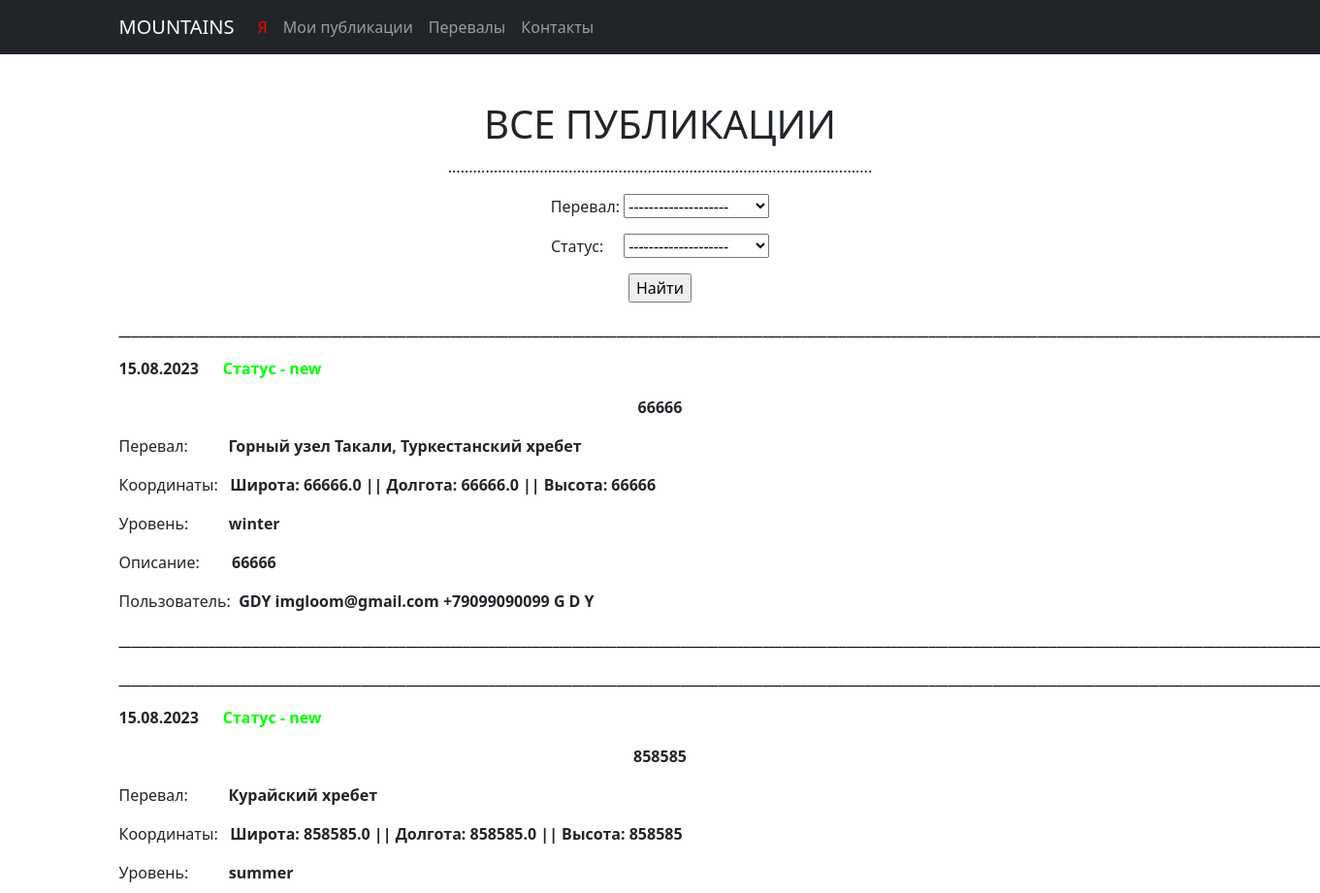
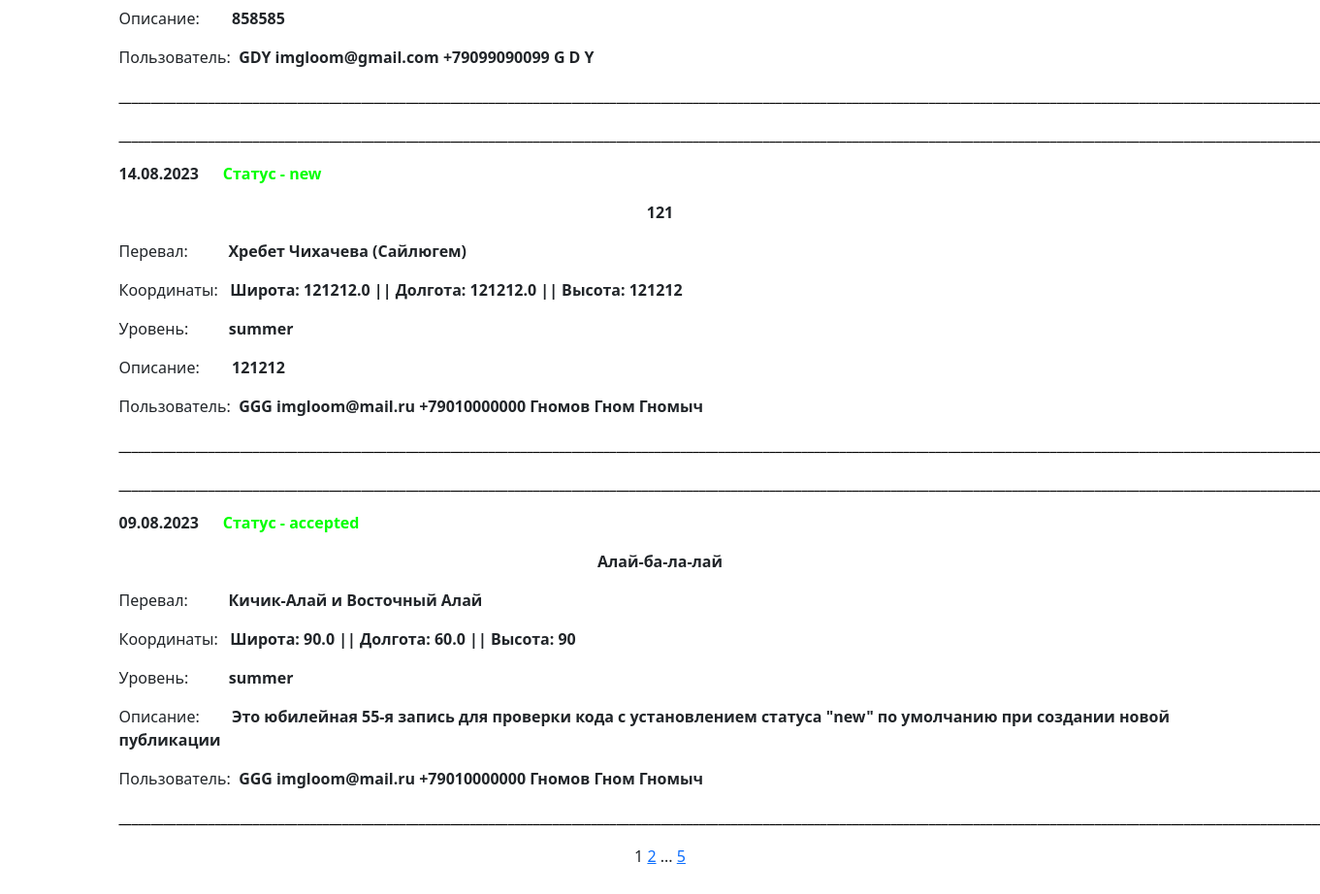
/mountains/, run on an earlier commit of the app's database (2 pictures, top to bottom).
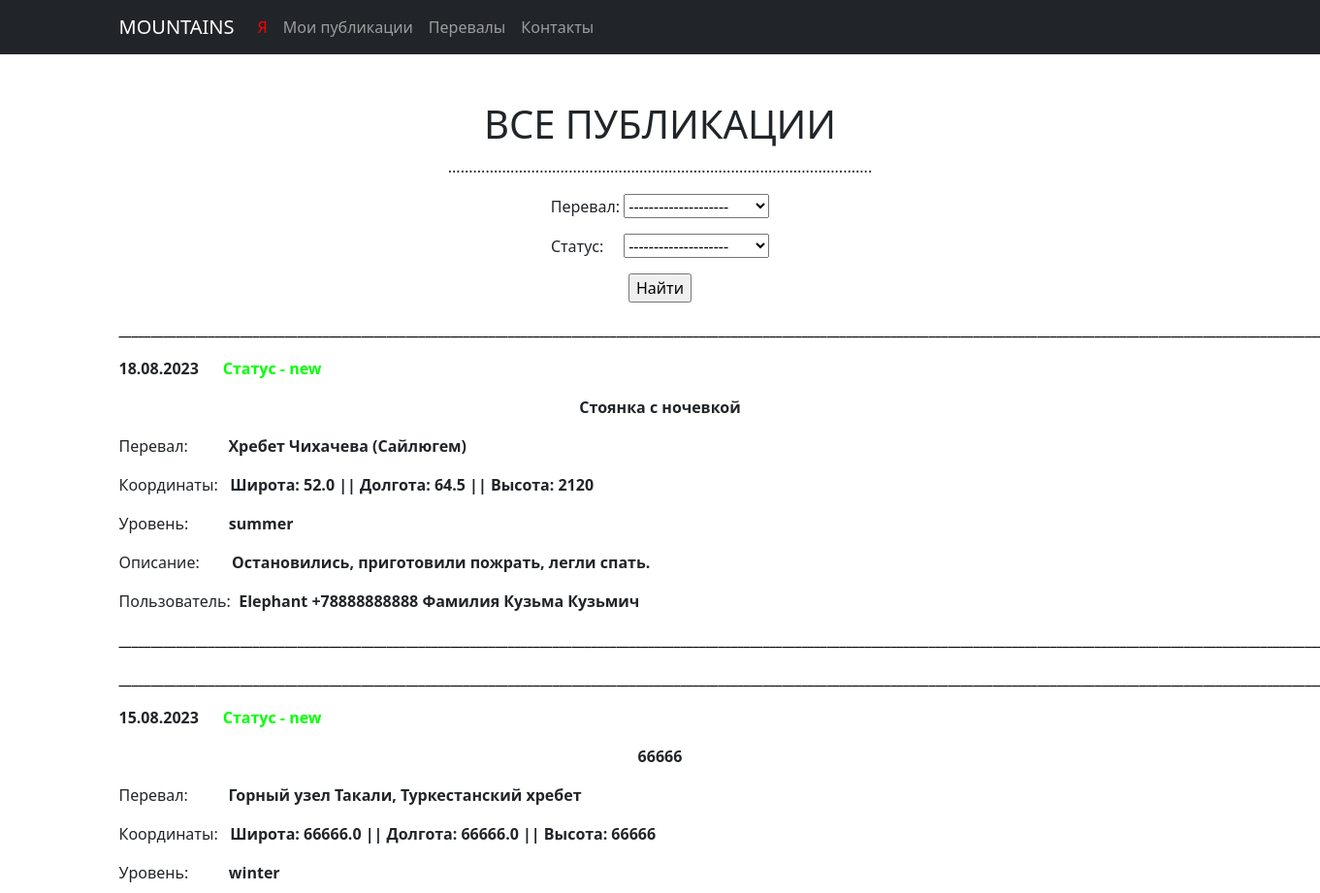
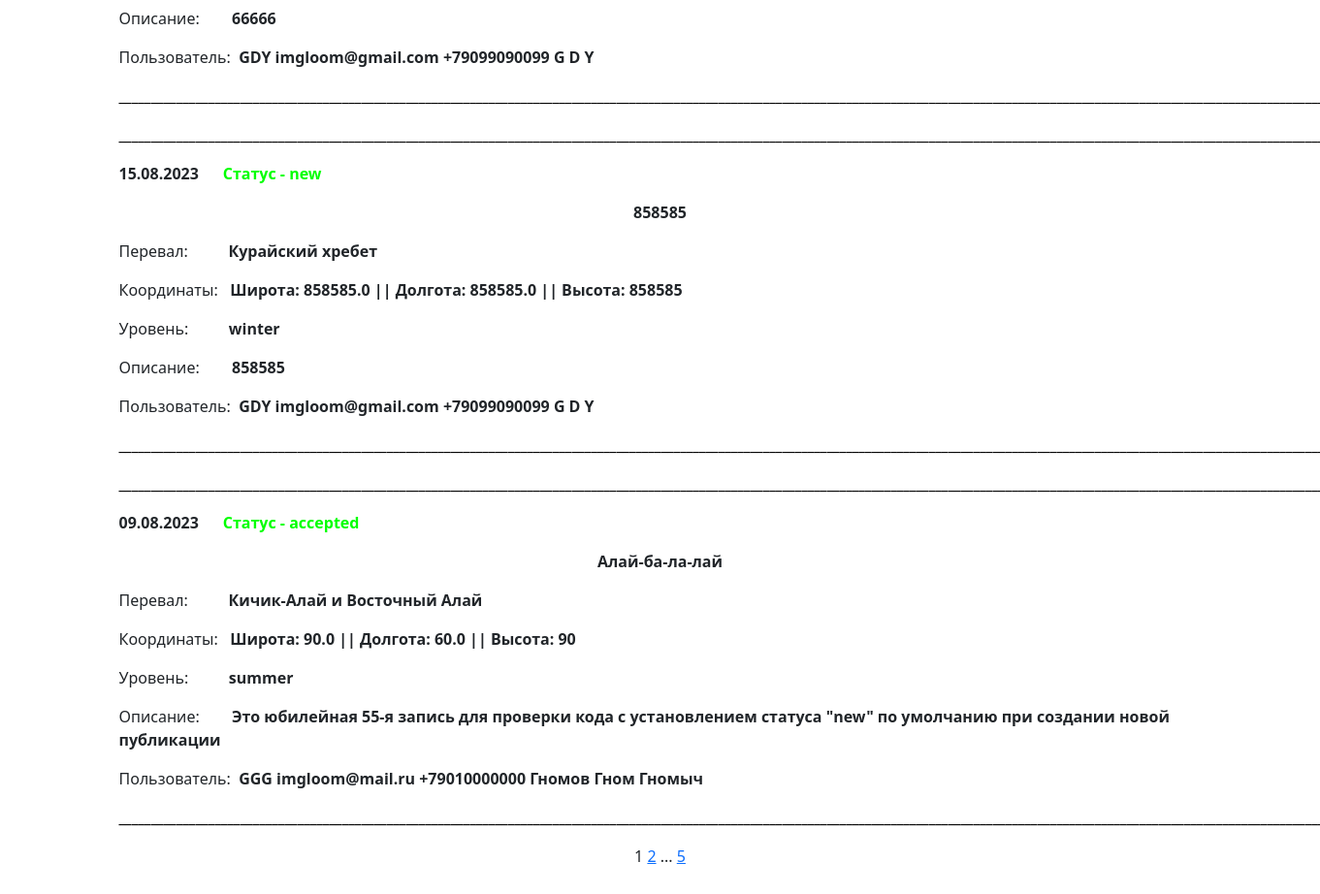
And on a later commit of the database (2 pictures, top to bottom).
### Point/models.py (models this page shows, shortened)
class Point(models.Model):
    pereval = models.ManyToManyField('Pereval', through = 'PointPereval', related_name='point')     # Связь с перевалами
    title = models.CharField(max_length=50)                                                         # Поле для заголовка
    description = models.TextField()                                                                 # Поле для описания
    coords = models.OneToOneField(Coords, on_delete=models.CASCADE)                # Поле с географическими координатами
    level = models.ManyToManyField('Level', through = 'PointLevel', related_name='point')   # Связь с уровнями сложности
    photo = models.ImageField(upload_to='photos/', null=True, blank=True)           # Определяем поле для вложений(фото)
    user = models.ForeignKey('Users', on_delete=models.CASCADE)                 # Связь «один ко многим» с моделью Users
    add_time = models.DateTimeField(auto_now_add=True)                                                # Время публикации
    status = models.ManyToManyField('Status', through = 'PointStatus', related_name='point')        # Связь со статусами

class Status(models.Model):
    NEW = 'new'
    PEN = 'pending'
    ACC = 'accepted'
    REJ = 'rejected'
    POSITION = [
        (NEW, 'new'),
        (PEN, 'pending'),
        (ACC, 'accepted'),
        (REJ, 'rejected'),
    ]
    name_status = models.CharField(max_length=20, choices = POSITION, default = NEW, unique=False)
    def __str__(self):
        return self.name_status

class Pereval(models.Model):
    PE = 'Планета Земля'
    PA = 'Памиро-Алай'
    A = 'Алтай'
    NSR = 'Северо-Чуйский хребет'
    SCR = 'Южно-Чуйский хребет'
    KR = 'Катунский хребет'
    FM = 'Фанские горы'
    HR = 'Гиссарский хребет (участок западнее перевала Анзоб)'
    MMK = 'Матчинский горный узел'
    TH = 'Горный узел Такали, Туркестанский хребет'
    HA = 'Высокий Алай'
    EA = 'Кичик-Алай и Восточный Алай'
    ALA = 'Аладаглар'
    T = 'Тавр'
    S = 'Саяны'
    RL = 'Хребет Листвяга'
    IR = 'Ивановский хребет'
    MMT = 'Массив Мунгун-Тайга'
    RTS = 'Хребет Цаган-Шибэту'
    RCH = 'Хребет Чихачева (Сайлюгем)'
    SHR = 'Шапшальский хребет'
    RSA = 'Хребет Южный Алтай'
    RMA = 'Хребет Монгольский Алтай'
    WS = 'Западный Саян'
    ES = 'Восточный Саян'
    KA = 'Кузнецкий Алатау'
    KUR = 'Курайский хребет'
    POSITIONS = [
        (PE, 'Планета Земля'),
        (PA, 'Памиро-Алай'),
        (A, 'Алтай'),
        (NSR, 'Северо-Чуйский хребет'),
        (SCR, 'Южно-Чуйский хребет'),
        (KR, 'Катунский хребет'),
        (FM, 'Фанские горы'),
        (HR, 'Гиссарский хребет (участок западнее перевала Анзоб)'),
        (MMK, 'Матчинский горный узел'),
        (TH, 'Горный узел Такали, Туркестанский хребет'),
        (HA, 'Высокий Алай'),
        (EA, 'Кичик-Алай и Восточный Алай'),
        (ALA, 'Аладаглар'),
        (T, 'Тавр'),
        (S, 'Саяны'),
        (RL, 'Хребет Листвяга'),
        (IR, 'Ивановский хребет'),
        (MMT, 'Массив Мунгун-Тайга'),
        (RTS, 'Хребет Цаган-Шибэту'),
        (RCH, 'Хребет Чихачева (Сайлюгем)'),
        (SHR, 'Шапшальский хребет'),
        (RSA, 'Хребет Южный Алтай'),
        (RMA, 'Хребет Монгольский Алтай'),
        (WS, 'Западный Саян'),
        (ES, 'Восточный Саян'),
        (KA, 'Кузнецкий Алатау'),
        (KUR, 'Курайский хребет'),
    ]
    name_pereval = models.CharField(max_length=60, choices = POSITIONS, default = PE, unique = True)
    def __str__(self):
        return self.name_pereval

class Coords(models.Model):
    latitude = models.FloatField()                  # Широта
    longitude = models.FloatField()                 # Долгота
    height = models.IntegerField(default = 0)       # Высота
    def __str__(self):
        return f'Широта: {self.latitude} || Долгота: {self.longitude} || Высота: {self.height}'

class Level(models.Model):
    winter = 'winter'
    summer = 'summer'
    autumn = 'autumn'
    spring = 'spring'
    SEASON = [
        (winter, 'winter'),
        (summer, 'summer'),
        (autumn, 'autumn'),
        (spring, 'spring'),
    ]
    name_level = models.CharField(max_length=20, choices = SEASON, default = winter, unique=False)
    def __str__(self):
        return self.name_level

class Users(models.Model):
    objects = None
    user = models.OneToOneField(User, on_delete=models.CASCADE)        # Связь «один к одному» с встроенной моделью User
    email = models.EmailField(max_length=254)                          # Поле для email пользователя
    phone = models.CharField(max_length=20)                            # Поле для номера телефона пользователя
    surname = models.CharField(max_length=50)                          # Поле для фамилии пользователя
    name = models.CharField(max_length=50)                             # Поле для имени пользователя
    otchestvo = models.CharField(max_length=50, blank=True)            # Поле для отчества пользователя (необязательное,
    def __str__(self):
        return f'{self.user} {self.email} {self.phone} {self.surname} {self.name} {self.otchestvo}'

### Point/views.py (the view)
# urls.py: path('', PointsList.as_view(), name='points'),						# name='_____' - название пути
class PointsList(ListView):              # Для отображения всех точек на всех перевалах
    model = Point                        # Указываем модель, объекты которой мы будем выводить
    template_name = 'points_list.html'   # Указываем имя шаблона, в котором будут все инструкции о том, как именно пользователю должны быть показаны наши объекты
    context_object_name = 'points'       # Имя списка, в котором будут лежать все объекты. Его надо указать, чтобы обратиться к списку объектов в html-шаблоне.
    paginate_by = 4                      # ПАГИНАЦИЯ. Количество записей на web-странице + нужно внести изменения в шаблоне HTML
    def get_queryset(self):
        queryset = super().get_queryset()
        self.filterset = PointFilter(self.request.GET, queryset)
        return self.filterset.qs.order_by('-add_time')
    def get_context_data(self, **kwargs):
        context = super().get_context_data(**kwargs)
        context['filterset'] = self.filterset
        return context

### templates/points_list.html (shortened to what this page needs)
{% extends 'flatpages/default.html' %}
{% block title %}
<h1>ВСЕ ПУБЛИКАЦИИ</h1>
<p>......................................................................................................</p>
{% endblock title %}
{% block content %}
    <form action="" method="get">
        <p style="text-align: center;">Перевал: {{ filterset.form.pereval }}</p>
        <p style="text-align: center;">Статус:&nbsp; &nbsp; &nbsp;{{ filterset.form.status }}</p>
        <p style="text-align: center;"><input type="submit" value="Найти" /></p>
    </form>
    {% if points %}
        {% for point in points %}
<p style="text-align: left;"><strong><span style="color: #000000;">_______________________________________________________________________________________________________________________________________________________________________________________________________</span></strong></p>
<p style="text-align: left;"><strong>{{ point.add_time|date:'d.m.Y' }}&nbsp; &nbsp; &nbsp; <span style="color: #00ff00;">Статус -</span> <span style="color: #00ff00;"> {% for status in point.status.all %}{{ status }}{% endfor %}</span> </strong></p>
<p style="text-align: center;"><strong>{{ point.title }}</strong></p>
<p style="text-align: left;">Перевал:&nbsp; &nbsp; &nbsp; &nbsp; &nbsp; <strong>{% for pereval in point.pereval.all %}{{ pereval }}{% endfor %}</strong></p>
<p style="text-align: left;">Координаты:&nbsp; &nbsp;<strong>{{ point.coords }}</strong></p>
<p style="text-align: left;">Уровень:&nbsp; &nbsp; &nbsp; &nbsp; &nbsp; <strong>{% for level in point.level.all %}{{ level }}{% endfor %}</strong></p>
<p style="text-align: left;">Описание:&nbsp; &nbsp; &nbsp; &nbsp; <strong>{{ point.description }}</strong></p>
<p style="text-align: left;">Пользователь:&nbsp; <strong>{{ point.user }}</strong></p>
<p style="text-align: left;"><strong><span style="color: #000000;">______________________________________________________________________________________________________________________________________________________________________________________________________</span></strong></p>
        {% endfor %}
            {% else %}
                <h2>Публикаций нет!</h2>
    {% endif %}
    {{ page_obj.number }}
    {% if page_obj.has_next %}
        <a href="?page={{ page_obj.next_page_number }}">{{ page_obj.next_page_number }}</a>
        {% if paginator.num_pages != page_obj.next_page_number %}
           ...
           <a href="?page={{ page_obj.paginator.num_pages }}">{{ page_obj.paginator.num_pages }}</a>
        {% endif %}
    {% endif %}
<p>&nbsp;</p>
{% endblock content %}

### templates/flatpages/default.html (shortened to what this page needs)
<!DOCTYPE html>
<html lang="en">
    <head>
        {% load static %}
        <link href="{% static 'css/styles.css' %}" rel="stylesheet" />
    </head>
    <body>
        <nav class="navbar navbar-expand-lg navbar-dark bg-dark static-top">
            <div class="container">
                <a class="navbar-brand" href="/mountains/">MOUNTAINS</a>
                <div class="collapse navbar-collapse" id="navbarResponsive">
                    <ul class="navbar-nav ml-auto">
                        <li><span style="color: #ff0000;">
                            <a class="nav-link" style="color: #ff0000;" href= "/" >Я</a></span>
                        </li>
                        <li class="nav-item active">
                            <a class="nav-link" href="/mountains/I/">Мои публикации</a>
                        </li>
                        <li class="nav-item">
                            <a class="nav-link" href="/mountains/pereval/">Перевалы</a>
                        </li>
                        <li class="nav-item">
                            <a class="nav-link" href="/contacts/">Контакты</a>
                        </li>
                    </ul>
                </div>
            </div>
        </nav>
        <div class="container">
            <div class="text-center mt-5">
                        {% block title %}{% endblock title %}
                <div class="row">
                    <div class="col-lg-12 text-center">
                        {% block content %}{% endblock content %}
                    </div>
                </div>
            </div>
        </div>
    </body>
</html>

What changed in the data, as far as the page shows it:
removed Point: add_time "14.08.2023", title "121", coords "Широта: 121212.0 || Долгота: 121212.0 || Высота: 121212", description "121212", user "GGG imgloom@mail.ru +79010000000 Гномов Гном Гномыч", Status (name_status "new"), Pereval (name_pereval "Хребет Чихачева (Сайлюгем)"), Level (name_level "summer")
added Point: add_time "18.08.2023", title "Стоянка с ночевкой", coords "Широта: 52.0 || Долгота: 64.5 || Высота: 2120", description "Остановились, приготовили пожрать, легли спать.", user "Elephant +78888888888 Фамилия Кузьма Кузьмич", Status (name_status "new"), Pereval (name_pereval "Хребет Чихачева (Сайлюгем)"), Level (name_level "summer")
changed Point "Широта: 858585.0 || Долгота: 858585.0 || Высота: 858585": gains Level (name_level "winter"); loses Level (name_level "summer")
